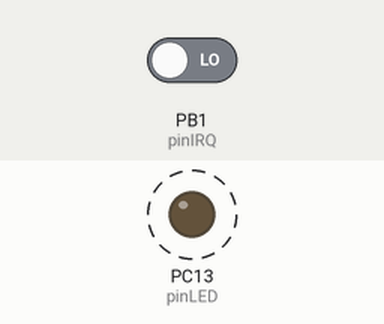
Bench run of a sketch on a simulated STM32 Blue Pill. Parts: output pins drawn as LEDs (lit = HIGH). Dashed ring = blinking. The test bench sets the inputs (shaded band); at power-on: PB1 (pinIRQ) LOW. Pins used as bus, display or sensor lines are not drawn; what the sketch prints to the serial monitor is not drawn.

Above: at 1.4 s.
Timing chart, 0 to 5.4 s (numbered marks = the images above):
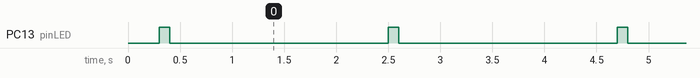

The sketch:

arduino_spi.ino
```cpp
#include "SPI.h"

#define pinLED PC13
#define pinRST PB0
#define pinIRQ PB1

#define pinSPI_SS  PA4
#define pinSPI_CLK PA5
#define pinSPI_MISO PA6
#define pinSPI_MOSI PA7

volatile int irqCounter = 0;
int lastIrqCounter = 0;

void handleIRQ(){
  irqCounter++;
}

void setup(){
  pinMode(pinLED, OUTPUT);
  pinMode(pinSPI_SS, OUTPUT);
  pinMode(pinRST, OUTPUT);
  pinMode(pinIRQ, INPUT);

  Serial.begin(115200);
  Serial.println("START");
  attachInterrupt(pinIRQ, handleIRQ, RISING);

  // Initializes the SPI bus by setting SCK, MOSI, and SS to outputs, pulling SCK and MOSI low, and SS high.
  SPI.begin();

  digitalWrite(pinRST, LOW);
  delay(200);
  digitalWrite(pinRST, HIGH);
  delay(100);
}

void spiTest(){
  unsigned long msg = 0;
  SPI.beginTransaction(SPISettings(16000000L, MSBFIRST, SPI_MODE0));
  digitalWrite(pinSPI_SS, LOW);
  SPI.transfer(0x00);
  msg = SPI.transfer(0x00);
  msg = (msg << 8) + SPI.transfer(0x00);
  msg = (msg << 8) + SPI.transfer(0x00);
  msg = (msg << 8) + SPI.transfer(0x00);
  digitalWrite(pinSPI_SS, HIGH);
  SPI.endTransaction();
  Serial.println(msg, HEX);
}

void loop(){
  digitalWrite(pinLED, HIGH);
  delay(100);
  digitalWrite(pinLED, LOW);
  delay(100);
  if (irqCounter != lastIrqCounter){
    Serial.println(irqCounter);
    lastIrqCounter = irqCounter;
  }
  spiTest();
  delay(2000);
}
```

Measured:
- by itself, PC13 (pinLED): alternates HIGH for 0.10 s and LOW for 2.1 s
